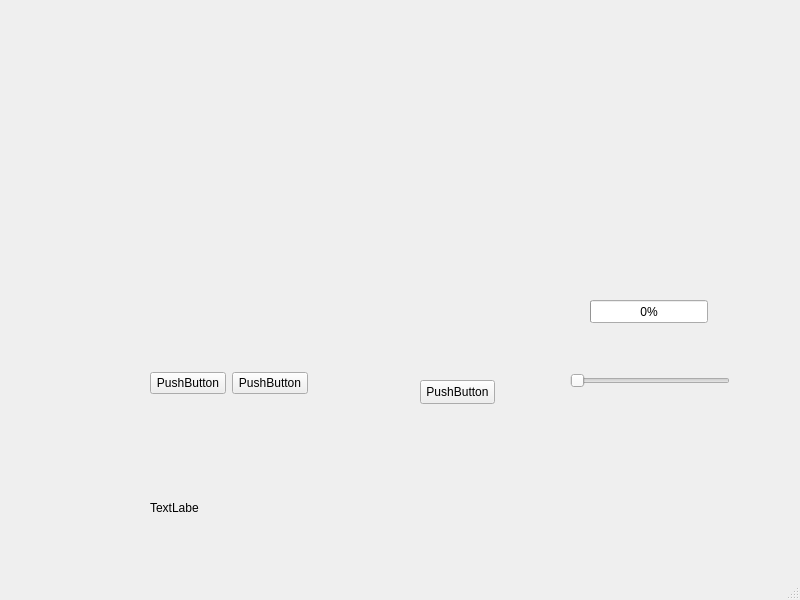
<?xml version="1.0" encoding="UTF-8"?>
<ui version="4.0">
 <class>MainWindow</class>
 <widget class="QMainWindow" name="MainWindow">
  <property name="geometry">
   <rect>
    <x>0</x>
    <y>0</y>
    <width>800</width>
    <height>600</height>
   </rect>
  </property>
  <property name="windowTitle">
   <string>BatuhanCulhacioglu</string>
  </property>
  <widget class="QWidget" name="centralwidget">
   <widget class="QPushButton" name="pushButton_3">
    <property name="geometry">
     <rect>
      <x>420</x>
      <y>380</y>
      <width>75</width>
      <height>24</height>
     </rect>
    </property>
    <property name="text">
     <string>PushButton</string>
    </property>
   </widget>
   <widget class="QProgressBar" name="progressBar">
    <property name="geometry">
     <rect>
      <x>590</x>
      <y>300</y>
      <width>118</width>
      <height>23</height>
     </rect>
    </property>
    <property name="maximum">
     <number>99</number>
    </property>
    <property name="value">
     <number>0</number>
    </property>
   </widget>
   <widget class="QSlider" name="horizontalSlider">
    <property name="geometry">
     <rect>
      <x>570</x>
      <y>370</y>
      <width>160</width>
      <height>22</height>
     </rect>
    </property>
    <property name="orientation">
     <enum>Qt::Horizontal</enum>
    </property>
   </widget>
   <widget class="QLabel" name="label">
    <property name="geometry">
     <rect>
      <x>150</x>
      <y>500</y>
      <width>49</width>
      <height>16</height>
     </rect>
    </property>
    <property name="text">
     <string>TextLabel</string>
    </property>
   </widget>
   <widget class="QWidget" name="widget" native="true">
    <property name="geometry">
     <rect>
      <x>70</x>
      <y>30</y>
      <width>281</width>
      <height>221</height>
     </rect>
    </property>
   </widget>
   <widget class="QWidget" name="">
    <property name="geometry">
     <rect>
      <x>150</x>
      <y>370</y>
      <width>158</width>
      <height>26</height>
     </rect>
    </property>
    <layout class="QHBoxLayout" name="horizontalLayout">
     <item>
      <widget class="QPushButton" name="pushButton">
       <property name="text">
        <string>PushButton</string>
       </property>
      </widget>
     </item>
     <item>
      <widget class="QPushButton" name="pushButton_2">
       <property name="text">
        <string>PushButton</string>
       </property>
      </widget>
     </item>
    </layout>
   </widget>
  </widget>
  <widget class="QMenuBar" name="menubar">
   <property name="geometry">
    <rect>
     <x>0</x>
     <y>0</y>
     <width>800</width>
     <height>22</height>
    </rect>
   </property>
  </widget>
  <widget class="QStatusBar" name="statusbar"/>
 </widget>
 <resources/>
 <connections>
  <connection>
   <sender>pushButton_3</sender>
   <signal>clicked()</signal>
   <receiver>MainWindow</receiver>
   <slot>close()</slot>
   <hints>
    <hint type="sourcelabel">
     <x>482</x>
     <y>232</y>
    </hint>
    <hint type="destinationlabel">
     <x>556</x>
     <y>133</y>
    </hint>
   </hints>
  </connection>
  <connection>
   <sender>horizontalSlider</sender>
   <signal>sliderMoved(int)</signal>
   <receiver>progressBar</receiver>
   <slot>setValue(int)</slot>
   <hints>
    <hint type="sourcelabel">
     <x>644</x>
     <y>216</y>
    </hint>
    <hint type="destinationlabel">
     <x>670</x>
     <y>145</y>
    </hint>
   </hints>
  </connection>
 </connections>
</ui>
